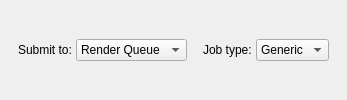
     <widget class="QFrame" name="header_frame">
      <property name="lineWidth">
       <number>0</number>
      </property>
      <layout class="QGridLayout" name="header_gridLayout">
       <property name="leftMargin">
        <number>6</number>
       </property>
       <property name="topMargin">
        <number>6</number>
       </property>
       <property name="rightMargin">
        <number>6</number>
       </property>
       <property name="bottomMargin">
        <number>6</number>
       </property>
       <property name="spacing">
        <number>4</number>
       </property>
       <item row="0" column="1">
        <spacer name="header_horizontalSpacer0">
         <property name="orientation">
          <enum>Qt::Horizontal</enum>
         </property>
         <property name="sizeHint" stdset="0">
          <size>
           <width>12</width>
           <height>20</height>
          </size>
         </property>
        </spacer>
       </item>
       <item row="0" column="3">
        <widget class="QComboBox" name="submitTo_comboBox">
         <property name="sizePolicy">
          <sizepolicy hsizetype="Maximum" vsizetype="Fixed">
           <horstretch>0</horstretch>
           <verstretch>0</verstretch>
          </sizepolicy>
         </property>
         <item>
          <property name="text">
           <string>Render Queue</string>
          </property>
         </item>
         <item>
          <property name="text">
           <string>Deadline</string>
          </property>
         </item>
        </widget>
       </item>
       <item row="0" column="5">
        <widget class="QLabel" name="jobType_label">
         <property name="text">
          <string>Job type:</string>
         </property>
         <property name="buddy">
          <cstring>jobType_comboBox</cstring>
         </property>
        </widget>
       </item>
       <item row="0" column="6">
        <widget class="QComboBox" name="jobType_comboBox">
         <property name="sizePolicy">
          <sizepolicy hsizetype="Maximum" vsizetype="Fixed">
           <horstretch>0</horstretch>
           <verstretch>0</verstretch>
          </sizepolicy>
         </property>
         <item>
          <property name="text">
           <string>Generic</string>
          </property>
         </item>
         <item>
          <property name="text">
           <string>Maya</string>
          </property>
         </item>
         <item>
          <property name="text">
           <string>Houdini</string>
          </property>
         </item>
         <item>
          <property name="text">
           <string>Nuke</string>
          </property>
         </item>
        </widget>
       </item>
       <item row="0" column="7">
        <spacer name="header_horizontalSpacer2">
         <property name="orientation">
          <enum>Qt::Horizontal</enum>
         </property>
         <property name="sizeHint" stdset="0">
          <size>
           <width>12</width>
           <height>20</height>
          </size>
         </property>
        </spacer>
       </item>
       <item row="0" column="4">
        <spacer name="header_horizontalSpacer1">
         <property name="orientation">
          <enum>Qt::Horizontal</enum>
         </property>
         <property name="sizeType">
          <enum>QSizePolicy::Fixed</enum>
         </property>
         <property name="sizeHint" stdset="0">
          <size>
           <width>12</width>
           <height>20</height>
          </size>
         </property>
        </spacer>
       </item>
       <item row="0" column="2">
        <widget class="QLabel" name="submitTo_label">
         <property name="text">
          <string>Submit to:</string>
         </property>
         <property name="buddy">
          <cstring>submitTo_comboBox</cstring>
         </property>
        </widget>
       </item>
      </layout>
     </widget>
